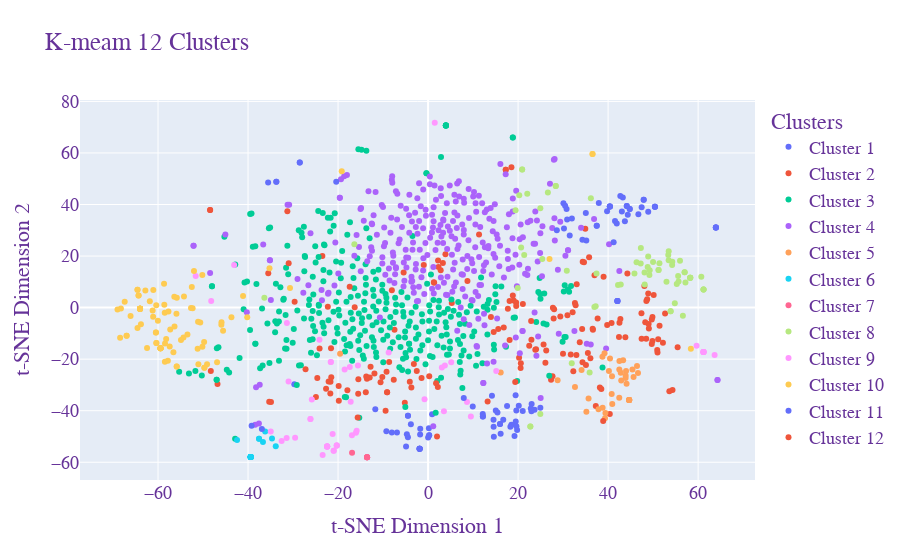

The code cell stored with this chart in its notebook:
### Code cell
import plotly.graph_objects as go
import plotly.io as pio

# Assuming reduced_vectors_2d, num_clusters, and labels are defined
# For demonstration, replace them with appropriate values or calculations

# Create a Plotly scatter plot
fig = go.Figure()

for i in range(13):
    indices = labels_12 == i
    fig.add_trace(go.Scatter(
        x=reduced_vectors_2d[indices, 0],
        y=reduced_vectors_2d[indices, 1],
        mode='markers',
        name=f'Cluster {i+1}'
    ))

fig.update_layout(
    title='K-meam 12 Clusters',
    xaxis_title='t-SNE Dimension 1',
    yaxis_title='t-SNE Dimension 2',
    legend_title="Clusters",
    font=dict(
        family="Courier New, monospace",
        size=18,
        color="RebeccaPurple"
    )
)

# Use Plotly IO to show the figure
pio.show(fig)
